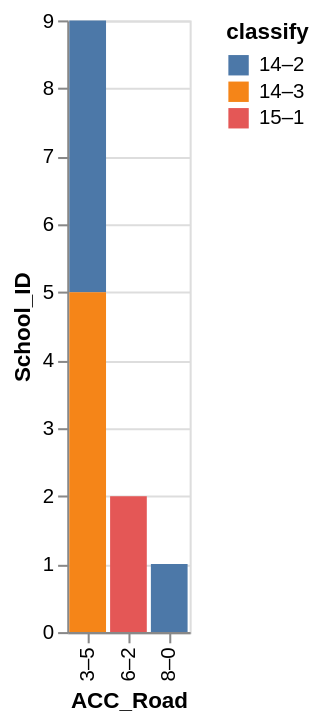

The specification (Vega-Lite) saved for this image:
### Vega-Lite specification from a JSON file in a GitHub repository (floating-point values rounded to 4 significant figures)
{"data": {"values": [{"x_data": "3–5", "y_data": 4, "classify": "14–2"}, {"x_data": "6–2", "y_data": 0, "classify": "14–2"}, {"x_data": "8–0", "y_data": 1, "classify": "14–2"}, {"x_data": "3–5", "y_data": 5, "classify": "14–3"}, {"x_data": "6–2", "y_data": 0, "classify": "14–3"}, {"x_data": "8–0", "y_data": 0, "classify": "14–3"}, {"x_data": "3–5", "y_data": 0, "classify": "15–1"}, {"x_data": "6–2", "y_data": 2, "classify": "15–1"}, {"x_data": "8–0", "y_data": 0, "classify": "15–1"}]}, "mark": "bar", "encoding": {"x": {"field": "x_data", "type": "nominal", "title": "ACC_Road", "sort": "ascending"}, "y": {"field": "y_data", "type": "quantitative", "title": "School_ID"}, "color": {"field": "classify"}}}
